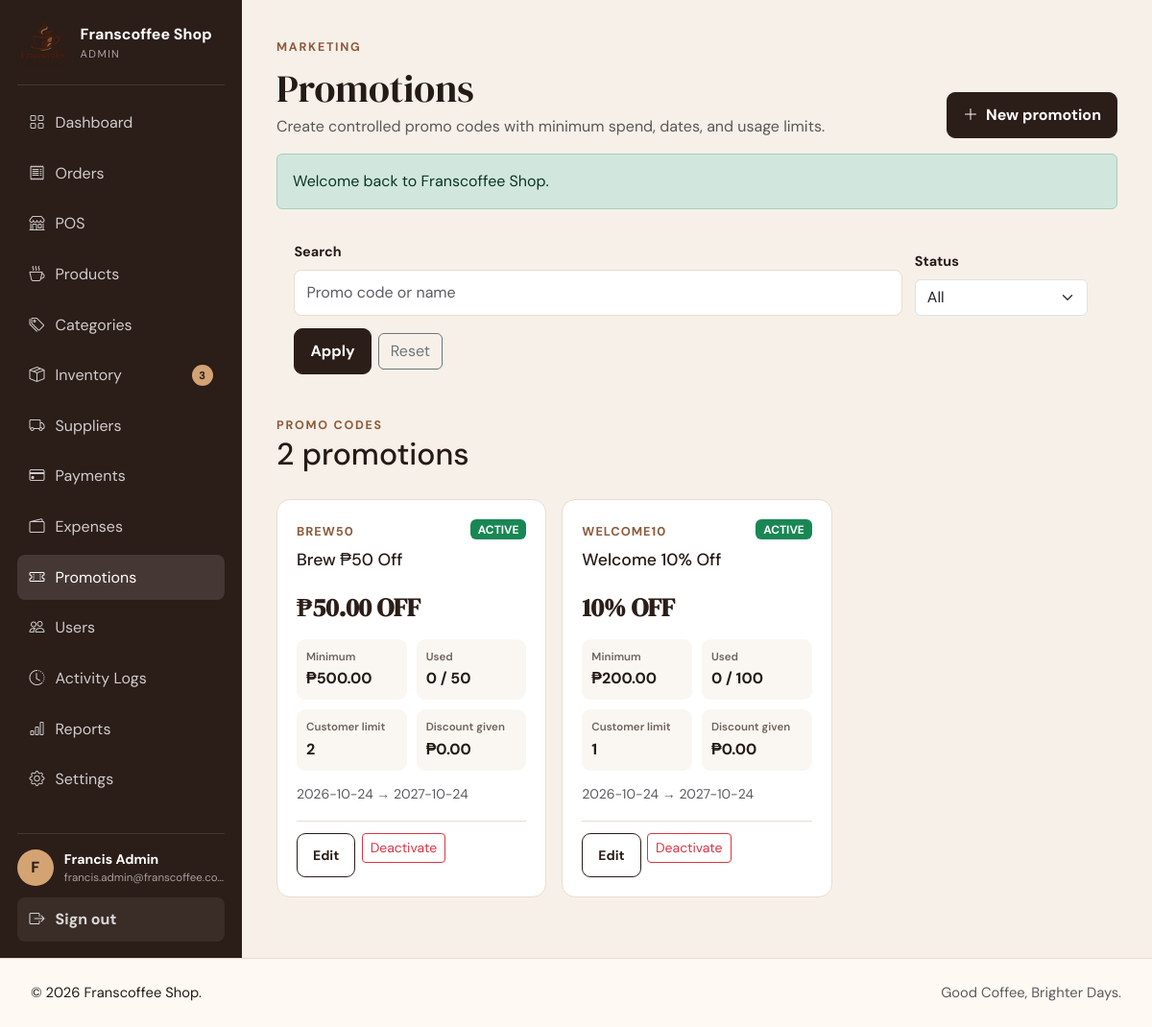
The app's page /admin/promotions.php (signed in) with its own data.
### tables this page shows
CREATE TABLE users (
    id BIGINT UNSIGNED AUTO_INCREMENT PRIMARY KEY,
    first_name VARCHAR(80) NOT NULL,
    last_name VARCHAR(80) NOT NULL,
    email VARCHAR(190) NOT NULL UNIQUE,
    phone VARCHAR(30) NULL,
    password_hash VARCHAR(255) NOT NULL,
    role ENUM('ADMIN','STAFF','CUSTOMER') NOT NULL DEFAULT 'CUSTOMER',
    status ENUM('ACTIVE','INACTIVE') NOT NULL DEFAULT 'ACTIVE',
    email_verified_at DATETIME NULL,
    last_login_at DATETIME NULL,
    created_at DATETIME NOT NULL DEFAULT CURRENT_TIMESTAMP,
    updated_at DATETIME NOT NULL DEFAULT CURRENT_TIMESTAMP ON UPDATE CURRENT_TIMESTAMP,
    INDEX idx_users_role_status (role, status)
);

CREATE TABLE promotions (
    id BIGINT UNSIGNED AUTO_INCREMENT PRIMARY KEY,
    code VARCHAR(40) NOT NULL UNIQUE,
    name VARCHAR(140) NOT NULL,
    discount_type ENUM('PERCENT','FIXED') NOT NULL,
    discount_value DECIMAL(10,2) NOT NULL,
    minimum_spend DECIMAL(10,2) NOT NULL DEFAULT 0,
    start_date DATE NULL,
    end_date DATE NULL,
    usage_limit INT UNSIGNED NULL,
    per_customer_limit INT UNSIGNED NULL DEFAULT 1,
    status ENUM('ACTIVE','INACTIVE') NOT NULL DEFAULT 'ACTIVE',
    created_by BIGINT UNSIGNED NULL,
    created_at DATETIME NOT NULL DEFAULT CURRENT_TIMESTAMP,
    updated_at DATETIME NOT NULL DEFAULT CURRENT_TIMESTAMP ON UPDATE CURRENT_TIMESTAMP,
    INDEX idx_promotions_status_dates (status, start_date, end_date),
    CONSTRAINT fk_promotions_user FOREIGN KEY (created_by) REFERENCES users(id) ON DELETE SET NULL
);

### includes/db.php (called while the page is built, shortened)
<?php
function db(): PDO
{
    static $pdo = null;
    if ($pdo instanceof PDO) {
        return $pdo;
    }
    $config = app_config('database');
    $dsn = sprintf(
        'mysql:host=%s;port=%s;dbname=%s;charset=%s',
        $config['host'],
        $config['port'],
        $config['name'],
        $config['charset']
    );
    $pdo = new PDO($dsn, $config['username'], $config['password'], [
        PDO::ATTR_ERRMODE => PDO::ERRMODE_EXCEPTION,
        PDO::ATTR_DEFAULT_FETCH_MODE => PDO::FETCH_ASSOC,
        PDO::ATTR_EMULATE_PREPARES => false,
    ]);
    return $pdo;
}

### includes/auth.php (called while the page is built, shortened)
<?php
function validate_authenticated_session(): void
{
    $sessionUser = current_user();
    $stmt = db()->prepare('SELECT id, first_name, last_name, email, role, status FROM users WHERE id = :id LIMIT 1');
    $stmt->execute(['id' => (int) $sessionUser['id']]);
}

### includes/bootstrap.php (called while the page is built, shortened)
<?php
$APP_CONFIG = require __DIR__ . '/../config.php';
require_once __DIR__ . '/functions.php';
require_once __DIR__ . '/db.php';
require_once __DIR__ . '/auth.php';
require_once __DIR__ . '/storefront.php';
require_once __DIR__ . '/finance.php';
validate_authenticated_session();

### includes/functions.php (called while the page is built, shortened)
<?php
function app_config(?string $section = null): array
{
    global $APP_CONFIG;
    return $APP_CONFIG[$section] ?? [];
}
function e(?string $value): string
{
    return htmlspecialchars((string) $value, ENT_QUOTES, 'UTF-8');
}
function url(string $path = ''): string
{
    $base = rtrim((string) (app_config('app')['base_url'] ?? ''), '/');
    return $base . '/' . ltrim($path, '/');
}
function asset(string $path): string
{
    return url('assets/' . ltrim($path, '/'));
}
function flash(string $key, ?string $message = null): ?string
{
    $value = $_SESSION['_flash'][$key] ?? null;
    return $value;
}
function money(float $amount): string
{
    return '₱' . number_format($amount, 2);
}
function current_user(): ?array
{
    return $_SESSION['user'] ?? null;
}
function role_home(string $role): string
{
    return match ($role) {
        'ADMIN' => 'admin/dashboard.php',
        'STAFF' => 'staff/dashboard.php',
        default => 'customer/dashboard.php',
    };
}

### config.php (called while the page is built, shortened)
<?php
return [
    'app' => [
        'name' => 'Franscoffee Shop',
        'tagline' => 'Good Coffee, Brighter Days.',
        'base_url' => 'http://localhost/franscoffee',
        'timezone' => 'Asia/Manila',
        'environment' => 'local',
        'debug' => true,
    ],
    'database' => [
        'host' => '127.0.0.1',
        'port' => '3306',
        'name' => 'franscoffee',
        'username' => 'root',
        'password' => '',
        'charset' => 'utf8mb4',
    ],
    'session' => [
        'name' => 'franscoffee_session',
        'lifetime' => 7200,
    ],
    'auth' => [
        'reset_token_minutes' => 60,
        'max_login_attempts' => 5,
        'login_lock_seconds' => 60,
    ],
];

### includes/storefront.php (called while the page is built, shortened)
<?php
function shop_setting(string $key, string $default = ''): string
{
    static $settings = null;
    if (!is_array($settings)) {
        $settings = [];
        try {
            foreach (db()->query('SELECT setting_key, setting_value FROM settings')->fetchAll() as $row) {
                $settings[(string) $row['setting_key']] = (string) ($row['setting_value'] ?? '');
            }
        } catch (Throwable $e) {
            $settings = [];
        }
    }
    return array_key_exists($key, $settings) ? $settings[$key] : $default;
}
function shop_logo_url(): string
{
    $path = trim(shop_setting('logo_path', ''));
    if ($path === '') return asset('images/logo/logo.png');
    return asset(ltrim($path, '/'));
}

### includes/finance.php (called while the page is built, shortened)
<?php
function admin_promotions(array $filters=[]): array
{
    $where=['1=1'];$params=[];$q=trim((string)($filters['q']??''));$status=strtoupper(trim((string)($filters['status']??'ALL')));
    $stmt=db()->prepare("SELECT p.*,COUNT(pu.id) usage_count,COALESCE(SUM(pu.discount_amount),0) discount_given FROM promotions p LEFT JOIN promotion_usages pu ON pu.promotion_id=p.id WHERE ".implode(' AND ',$where)." GROUP BY p.id ORDER BY p.created_at DESC,p.id DESC");$stmt->execute($params);return $stmt->fetchAll();
}

### admin/promotions.php (the view, shortened to what this page needs)
<?php
require_once __DIR__.'/../includes/bootstrap.php';require_role('ADMIN');
$q=trim((string)($_GET['q']??''));$status=strtoupper(trim((string)($_GET['status']??'ALL')));$promos=admin_promotions(compact('q','status'));$pageTitle='Promotions';$bodyClass='portal-page';require __DIR__.'/../includes/header.php';$success=flash('success');$error=flash('error');
?>
<div class="portal-shell"><?php require __DIR__.'/../includes/sidebar.php';?><main class="portal-main"><header class="portal-page-header"><div><span class="eyebrow">MARKETING</span><h1 class="mt-2 mb-1">Promotions</h1><p class="text-muted mb-0">Create controlled promo codes with minimum spend, dates, and usage limits.</p></div><a class="btn btn-coffee" href="<?=url('admin/promotion-form.php')?>"><i class="bi bi-plus-lg me-2"></i>New promotion</a></header><?php if($success):?><div class="alert alert-success"><?=e($success)?></div><?php endif;?><?php if($error):?><div class="alert alert-danger"><?=e($error)?></div><?php endif;?><section class="portal-card inventory-filter-card"><form method="get" class="supplier-filter-grid"><div><label class="form-label">Search</label><input class="form-control" name="q" value="<?=e($q)?>" placeholder="Promo code or name"></div><div><label class="form-label">Status</label><select class="form-select" name="status"><option value="ALL">All</option><option value="ACTIVE" <?=$status==='ACTIVE'?'selected':''?>>Active</option><option value="INACTIVE" <?=$status==='INACTIVE'?'selected':''?>>Inactive</option></select></div><div class="inventory-filter-actions"><button class="btn btn-coffee">Apply</button><a class="btn btn-outline-secondary" href="<?=url('admin/promotions.php')?>">Reset</a></div></form></section><section class="portal-card mt-4"><div class="panel-heading"><div><span class="eyebrow">PROMO CODES</span><h2><?=count($promos)?> promotion<?=count($promos)===1?'':'s'?></h2></div></div><?php if(!$promos):?><div class="empty-state compact"><i class="bi bi-ticket-perforated"></i><h3>No promotions found</h3><p>Create a promo code to offer a controlled discount.</p></div><?php else:?><div class="promo-grid"><?php foreach($promos as $p):?><article class="promo-card <?=$p['status']!=='ACTIVE'?'is-inactive':''?>"><div class="promo-card-top"><div><span class="promo-code"><?=e($p['code'])?></span><h3><?=e($p['name'])?></h3></div><span class="badge <?=$p['status']==='ACTIVE'?'text-bg-success':'text-bg-secondary'?>"><?=e($p['status'])?></span></div><strong class="promo-value"><?=$p['discount_type']==='PERCENT'?e(rtrim(rtrim(number_format((float)$p['discount_value'],2,'.',''),'0'),'.')).'%':money((float)$p['discount_value'])?> OFF</strong><dl><div><dt>Minimum</dt><dd><?=money((float)$p['minimum_spend'])?></dd></div><div><dt>Used</dt><dd><?=(int)$p['usage_count']?><?=!empty($p['usage_limit'])?' / '.(int)$p['usage_limit']:''?></dd></div><div><dt>Customer limit</dt><dd><?=!empty($p['per_customer_limit'])?(int)$p['per_customer_limit']:'Unlimited'?></dd></div><div><dt>Discount given</dt><dd><?=money((float)$p['discount_given'])?></dd></div></dl><small class="text-muted"><?=e(($p['start_date']?:'No start').' → '.($p['end_date']?:'No expiry'))?></small><div class="supplier-actions mt-3"><a class="btn btn-sm btn-outline-coffee" href="<?=url('admin/promotion-form.php?id='.(int)$p['id'])?>">Edit</a><form method="post"><?=csrf_field()?><input type="hidden" name="action" value="toggle"><input type="hidden" name="promotion_id" value="<?=(int)$p['id']?>"><button class="btn btn-sm <?=$p['status']==='ACTIVE'?'btn-outline-danger':'btn-outline-success'?>" data-confirm="<?=$p['status']==='ACTIVE'?'Deactivate this promotion?':'Activate this promotion?'?>"><?=$p['status']==='ACTIVE'?'Deactivate':'Activate'?></button></form></div></article><?php endforeach;?></div><?php endif;?></section></main></div><?php require __DIR__.'/../includes/footer.php';?>

### includes/sidebar.php (shortened to what this page needs)
<?php
$role = user_role() ?? 'GUEST';
$user = current_user();
$currentScript = str_replace('\\', '/', (string)($_SERVER['PHP_SELF'] ?? ''));
$unreadNotifications = ($role === 'CUSTOMER' && function_exists('customer_unread_notification_count')) ? customer_unread_notification_count((int)($user['id'] ?? 0)) : 0;
$sidebarProfile = ($role === 'CUSTOMER' && function_exists('customer_profile')) ? customer_profile((int)($user['id'] ?? 0)) : null;
$lowStockCount = ($role === 'ADMIN' && function_exists('admin_inventory_metrics')) ? (int)admin_inventory_metrics()['low'] : 0;
$items = match ($role) {
    'ADMIN' => [
        ['Dashboard', 'bi-grid', 'admin/dashboard.php', 0],
        ['Orders', 'bi-receipt', 'staff/orders.php', 0],
        ['POS', 'bi-shop', 'staff/pos.php', 0],
        ['Products', 'bi-cup-hot', 'admin/products.php', 0],
        ['Categories', 'bi-tags', 'admin/categories.php', 0],
        ['Inventory', 'bi-box-seam', 'admin/inventory.php', $lowStockCount],
        ['Suppliers', 'bi-truck', 'admin/suppliers.php', 0],
        ['Payments', 'bi-credit-card', 'admin/payments.php', 0],
        ['Expenses', 'bi-wallet2', 'admin/expenses.php', 0],
        ['Promotions', 'bi-ticket-perforated', 'admin/promotions.php', 0],
        ['Users', 'bi-people', 'admin/users.php', 0],
        ['Activity Logs', 'bi-clock-history', 'admin/activity-logs.php', 0],
        ['Reports', 'bi-bar-chart', 'admin/reports.php', 0],
        ['Settings', 'bi-gear', 'admin/settings.php', 0],
    ],
    'STAFF' => [
        ['Dashboard', 'bi-grid', 'staff/dashboard.php', 0],
        ['POS', 'bi-shop', 'staff/pos.php', 0],
        ['Orders', 'bi-receipt', 'staff/orders.php', 0],
        ['Customers', 'bi-people', 'staff/customers.php', 0],
    ],
    default => [
        ['Dashboard', 'bi-house', 'customer/dashboard.php', 0],
        ['My Orders', 'bi-receipt', 'customer/orders.php', 0],
        ['Notifications', 'bi-bell', 'customer/notifications.php', $unreadNotifications],
        ['Favorites', 'bi-heart', 'customer/favorites.php', 0],
        ['Cart', 'bi-bag', 'cart.php', 0],
        ['Addresses', 'bi-geo-alt', 'customer/addresses.php', 0],
        ['Profile', 'bi-person', 'customer/profile.php', 0],
    ],
};
$isSidebarActive = static function (string $path) use ($currentScript): bool {
    $active = str_ends_with($currentScript, '/' . $path);
    if ($path === 'customer/orders.php' && str_ends_with($currentScript, '/customer/order-details.php')) $active = true;
    if ($path === 'staff/orders.php' && str_ends_with($currentScript, '/staff/order-details.php')) $active = true;
    if ($path === 'admin/products.php' && str_ends_with($currentScript, '/admin/product-form.php')) $active = true;
    if ($path === 'admin/inventory.php' && (str_ends_with($currentScript, '/admin/inventory-form.php') || str_ends_with($currentScript, '/admin/inventory-transactions.php'))) $active = true;
    if ($path === 'admin/suppliers.php' && str_ends_with($currentScript, '/admin/supplier-form.php')) $active = true;
    if ($path === 'admin/expenses.php' && str_ends_with($currentScript, '/admin/expense-form.php')) $active = true;
    if ($path === 'admin/promotions.php' && str_ends_with($currentScript, '/admin/promotion-form.php')) $active = true;
    if ($path === 'admin/users.php' && str_ends_with($currentScript, '/admin/user-form.php')) $active = true;
    return $active;
};
$sidebarAvatar = !empty($sidebarProfile['avatar_path']) ? url((string)$sidebarProfile['avatar_path']) : null;
$sidebarName = trim((string)($user['first_name'] ?? '') . ' ' . (string)($user['last_name'] ?? ''));
?>
<aside class="fc-sidebar d-none d-lg-flex">
    <div>
        <a class="sidebar-brand text-decoration-none text-white" href="<?= url(role_home((string)$role)) ?>">
            <img src="<?= e(shop_logo_url()) ?>" alt="<?= e(shop_setting('shop_name','Franscoffee Shop')) ?> logo">
            <div><strong><?= e(shop_setting('shop_name','Franscoffee Shop')) ?></strong><small><?= e($role) ?></small></div>
        </a>
        <nav class="sidebar-nav" aria-label="Portal navigation">
            <?php foreach ($items as [$label, $icon, $path, $count]): $active = $isSidebarActive($path); ?>
                <a class="sidebar-link <?= $active ? 'active' : '' ?>" href="<?= url($path) ?>" <?= $active ? 'aria-current="page"' : '' ?>>
                    <i class="bi <?= e($icon) ?>"></i><span><?= e($label) ?></span><?php if ((int)$count > 0): ?><em class="sidebar-count"><?= (int)$count > 99 ? '99+' : (int)$count ?></em><?php endif; ?>
                </a>
            <?php endforeach; ?>
        </nav>
    </div>
    <div class="sidebar-account">
        <div class="sidebar-user">
            <?php if ($sidebarAvatar): ?><img class="sidebar-avatar sidebar-avatar-image" src="<?= e($sidebarAvatar) ?>" alt="<?= e(($user['first_name'] ?? 'Customer') . ' profile photo') ?>"><?php else: ?><span class="sidebar-avatar"><?= e(strtoupper(substr((string) ($user['first_name'] ?? 'F'), 0, 1))) ?></span><?php endif; ?>
            <div><strong><?= e($sidebarName) ?></strong><small><?= e($user['email'] ?? '') ?></small></div>
        </div>
        <form method="post" action="<?= url('logout.php') ?>">
            <button class="sidebar-logout" type="submit"><i class="bi bi-box-arrow-right"></i><span>Sign out</span></button>
        </form>
    </div>
</aside>

### records on screen
users: role "ADMIN", first_name "F", sidebarName "Francis Admin", email "francis.admin@franscoffee.co…"
promotions: code "BREW50", name "Brew ₱50 Off", status "ACTIVE", discount_value "₱50.00", minimum_spend "₱500.00", usage_count "0", usage_limit "50", per_customer_limit "2", discount_given "₱0.00", start_date+end_date "2026-10-24 → 2027-10-24", shows "Deactivate"
promotions: code "WELCOME10", name "Welcome 10% Off", status "ACTIVE", discount_value "10", minimum_spend "₱200.00", usage_count "0", usage_limit "100", per_customer_limit "1", discount_given "₱0.00", start_date+end_date "2026-10-24 → 2027-10-24", shows "Deactivate"

### other values on screen
shop_setting('shop_name','Franscoffee Shop') "Franscoffee Shop"
$label "Dashboard"
$label "Orders"
$label "POS"
$label "Products"
$label "Categories"
$label "Inventory"
$count "3"
$label "Suppliers"
$label "Payments"
$label "Expenses"
$label "Promotions"
$label "Users"
$label "Activity Logs"
$label "Reports"
